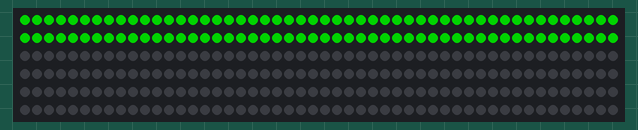
This sketch was run on a simulated Arduino Uno, built with avr-gcc and run on an emulated ATmega328P. On the bench: 300 RGB LEDs in strip order, left to right, continuing on the next row. Dim RGB values are drawn brighter than linear.

Above: at 0.1 s.
At 1.1 s:
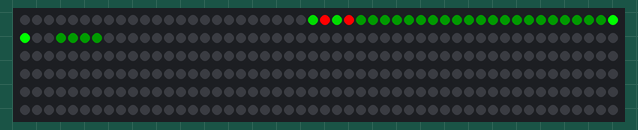

The sketch:

OH_Master_Arm.ino
```cpp
#include <FastLED.h>

// How many leds in your strip?
#define NUM_LEDS 300

// For led chips like WS2812, which have a data line, ground, and power, you just
// need to define DATA_PIN.  For led chipsets that are SPI based (four wires - data, clock,
// ground, and power), like the LPD8806 define both DATA_PIN and CLOCK_PIN
// Clock pin only needed for SPI based chipsets when not using hardware SPI
#define DATA_PIN 3


// Define the array of leds
CRGB leds[NUM_LEDS];


const int MasterArmFirstLed = 24;

const int Ext_Led_1_Offset  = 0;
const int Ext_Led_2_Offset  = 2;

const int Discharge_Led_1_Offset  = 1;
const int Discharge_Led_2_Offset  = 3;

const int AA_Led_1_Offset  = 25;
const int AA_Led_2_Offset  = 26;

const int AG_Led_1_Offset  = 27;
const int AG_Led_2_Offset  = 28;


int Master_Backlight_Brightness = 80;
int Master_Indicator_Brightness = 255;


void setup() {

  Serial.begin(250000);

  FastLED.addLeds<NEOPIXEL, DATA_PIN>(leds, NUM_LEDS);  // GRB ordering is assumed


  // Now turn the LED off, then pause
  for (int i=0; i <= 99; i++) {
    leds[i] = CRGB::Black;
  }

  // Turn the LED on, then pause
  for (int i=0; i <= 99; i++) {
    leds[i] = CRGB::Green ;
  }

  FastLED.show();

  delay(1000);

    // Turn the LED off
  for (int i=0; i <= 99; i++) {
    leds[i] = CRGB::Black ;
  }

  FastLED.show();

}


void SET_AA_LED( int LedStatus) {

  if (LedStatus == 0) {
    leds[MasterArmFirstLed + AA_Led_1_Offset] = CRGB::Black ;
    leds[MasterArmFirstLed + AA_Led_2_Offset] = CRGB::Black ;
  }
  else {
    leds[MasterArmFirstLed + AA_Led_1_Offset] = CHSV(HUE_GREEN, 255, Master_Indicator_Brightness);
    leds[MasterArmFirstLed + AA_Led_2_Offset] = CHSV(HUE_GREEN, 255, Master_Indicator_Brightness);
  }

  FastLED.show();

}


void SET_AG_LED( int LedStatus) {

  if (LedStatus == 0) {
    leds[MasterArmFirstLed + AG_Led_1_Offset] = CRGB::Black ;
    leds[MasterArmFirstLed + AG_Led_2_Offset] = CRGB::Black ;
  }
  else {
    leds[MasterArmFirstLed + AG_Led_1_Offset] = CHSV(HUE_GREEN, 255, Master_Indicator_Brightness);
    leds[MasterArmFirstLed + AG_Led_2_Offset] = CHSV(HUE_GREEN, 255, Master_Indicator_Brightness);
  }

  FastLED.show();

}


void SET_EXT_READY_LED( int LedStatus) {


  if (LedStatus == 0) {
    leds[MasterArmFirstLed + Ext_Led_1_Offset] = CRGB::Black ;
    leds[MasterArmFirstLed + Ext_Led_2_Offset] = CRGB::Black ;
  }
  else {
    leds[MasterArmFirstLed + Ext_Led_1_Offset] = CHSV(HUE_GREEN, 255, Master_Indicator_Brightness - 60);
    leds[MasterArmFirstLed + Ext_Led_2_Offset] = CHSV(HUE_GREEN, 255, Master_Indicator_Brightness - 60) ;
  }

  FastLED.show();

}


void SET_EXT_DISCHARGE_LED( int LedStatus) {


  if (LedStatus == 0) {
    leds[MasterArmFirstLed + Discharge_Led_1_Offset] = CRGB::Black ;
    leds[MasterArmFirstLed + Discharge_Led_2_Offset] = CRGB::Black ;
  }
  else {
    leds[MasterArmFirstLed + Discharge_Led_1_Offset] = CHSV(HUE_RED, 255, Master_Indicator_Brightness);
    leds[MasterArmFirstLed + Discharge_Led_2_Offset] = CHSV(HUE_RED, 255, Master_Indicator_Brightness);
  }

  FastLED.show();

}


void SET_MASTER_ARM_BACKLIGHT( int LedStatus) {

  for ( int i = 0; i <= 32; i++) {

    if (i != Ext_Led_1_Offset && i != Ext_Led_2_Offset && i != AG_Led_1_Offset && i != AG_Led_2_Offset
       && i != AA_Led_1_Offset && i != AA_Led_2_Offset && i != Discharge_Led_1_Offset && i != Discharge_Led_2_Offset) {

        if (LedStatus != 0)
          //leds[MasterArmFirstLed + i]  = CRGB::Green;
          leds[MasterArmFirstLed + i]  = CHSV(HUE_GREEN, 255, Master_Backlight_Brightness);
        else
          leds[MasterArmFirstLed + i]  = CRGB::Black;

    }

  }


  FastLED.show();

}

void loop() {

//  for (int i = MasterArmFirstLed; i <= MasterArmFirstLed + 32; i++) {
//
//    Serial.println(i- MasterArmFirstLed + 1);
//
//    leds[i] = CRGB::Green ;
//
//    if (i >= 1 ) {
//      leds[i-1] = CRGB::Black ;
//    } else {
//
//    }
//
//    FastLED.show();
//    delay(1000);
//  }

//SET_AA_LED(1);
//delay(1000);
//SET_AA_LED(0);
//delay(1000);
//
//SET_AG_LED(1);
//delay(1000);
//SET_AG_LED(0);
//delay(1000);

//SET_EXT_READY_LED(1);
//delay(1000);
//SET_EXT_READY_LED(0);
//delay(1000);
//SET_EXT_DISCHARGE_LED(1);
//delay(1000);
//SET_EXT_DISCHARGE_LED(0);
//delay(1000);
//SET_MASTER_ARM_BACKLIGHT(1);
//delay(1000);
//SET_MASTER_ARM_BACKLIGHT(0);
//delay(1000);

SET_EXT_READY_LED(1);
SET_EXT_DISCHARGE_LED(1);
SET_AA_LED(1);
SET_MASTER_ARM_BACKLIGHT(1);
delay(4000);

SET_EXT_READY_LED(0);
SET_EXT_DISCHARGE_LED(0);
SET_AA_LED(0);
SET_MASTER_ARM_BACKLIGHT(0);
delay(4000);


}
```
